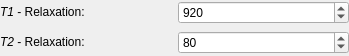
<?xml version="1.0" encoding="UTF-8"?>
<ui version="4.0">
 <class>QmitkDotModelParametersWidgetControls</class>
 <widget class="QWidget" name="QmitkDotModelParametersWidgetControls">
  <property name="geometry">
   <rect>
    <x>0</x>
    <y>0</y>
    <width>349</width>
    <height>56</height>
   </rect>
  </property>
  <property name="sizePolicy">
   <sizepolicy hsizetype="MinimumExpanding" vsizetype="MinimumExpanding">
    <horstretch>0</horstretch>
    <verstretch>0</verstretch>
   </sizepolicy>
  </property>
  <property name="windowTitle">
   <string>Form</string>
  </property>
  <layout class="QGridLayout" name="gridLayout">
   <property name="leftMargin">
    <number>0</number>
   </property>
   <property name="topMargin">
    <number>0</number>
   </property>
   <property name="rightMargin">
    <number>0</number>
   </property>
   <property name="bottomMargin">
    <number>0</number>
   </property>
   <item row="1" column="0">
    <widget class="QLabel" name="label_5">
     <property name="text">
      <string>&lt;html&gt;&lt;head/&gt;&lt;body&gt;&lt;p&gt;&lt;span style=&quot; font-style:italic;&quot;&gt;T2&lt;/span&gt; - Relaxation:&lt;/p&gt;&lt;/body&gt;&lt;/html&gt;</string>
     </property>
    </widget>
   </item>
   <item row="1" column="1">
    <widget class="QSpinBox" name="m_T2box">
     <property name="toolTip">
      <string>T2 relaxation time of this compartment (in milliseconds).</string>
     </property>
     <property name="maximum">
      <number>999999999</number>
     </property>
     <property name="value">
      <number>80</number>
     </property>
    </widget>
   </item>
   <item row="0" column="0">
    <widget class="QLabel" name="label_6">
     <property name="text">
      <string>&lt;html&gt;&lt;head/&gt;&lt;body&gt;&lt;p&gt;&lt;span style=&quot; font-style:italic;&quot;&gt;T1&lt;/span&gt; - Relaxation:&lt;/p&gt;&lt;/body&gt;&lt;/html&gt;</string>
     </property>
    </widget>
   </item>
   <item row="0" column="1">
    <widget class="QSpinBox" name="m_T1box">
     <property name="toolTip">
      <string>T1 relaxation time of this compartment (in milliseconds).</string>
     </property>
     <property name="minimum">
      <number>-1</number>
     </property>
     <property name="maximum">
      <number>999999999</number>
     </property>
     <property name="value">
      <number>920</number>
     </property>
    </widget>
   </item>
  </layout>
 </widget>
 <resources/>
 <connections/>
</ui>
